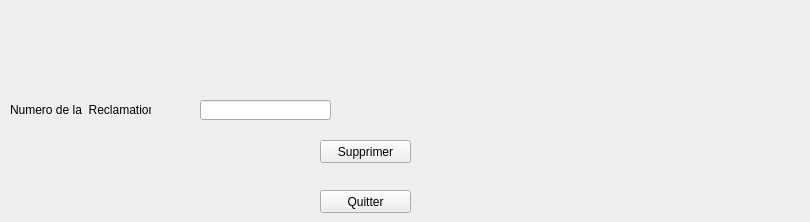
        <widget class="QWidget" name="tab_22">
         <attribute name="title">
          <string>Supprimer une Reclamation</string>
         </attribute>
         <widget class="QPushButton" name="pushButton_24">
          <property name="geometry">
           <rect>
            <x>320</x>
            <y>190</y>
            <width>91</width>
            <height>23</height>
           </rect>
          </property>
          <property name="text">
           <string>Quitter</string>
          </property>
         </widget>
         <widget class="QLabel" name="label_32">
          <property name="geometry">
           <rect>
            <x>10</x>
            <y>100</y>
            <width>141</width>
            <height>20</height>
           </rect>
          </property>
          <property name="text">
           <string>Numero de la  Reclamation</string>
          </property>
         </widget>
         <widget class="QLineEdit" name="lineEdit_2">
          <property name="geometry">
           <rect>
            <x>200</x>
            <y>100</y>
            <width>131</width>
            <height>20</height>
           </rect>
          </property>
         </widget>
         <widget class="QPushButton" name="pb_supprimer_rec">
          <property name="geometry">
           <rect>
            <x>320</x>
            <y>140</y>
            <width>91</width>
            <height>23</height>
           </rect>
          </property>
          <property name="text">
           <string>Supprimer</string>
          </property>
         </widget>
         <widget class="QLabel" name="label_12">
          <property name="geometry">
           <rect>
            <x>660</x>
            <y>30</y>
            <width>141</width>
            <height>91</height>
           </rect>
          </property>
          <property name="styleSheet">
           <string notr="true">image: url(:/128600931_1102401160197019_8051103514919619627_n.png);</string>
          </property>
          <property name="text">
           <string/>
          </property>
          <property name="pixmap">
           <pixmap>../../Downloads/128600931_1102401160197019_8051103514919619627_n.png</pixmap>
          </property>
          <property name="scaledContents">
           <bool>true</bool>
          </property>
          <property name="wordWrap">
           <bool>false</bool>
          </property>
          <property name="openExternalLinks">
           <bool>false</bool>
          </property>
         </widget>
        </widget>
